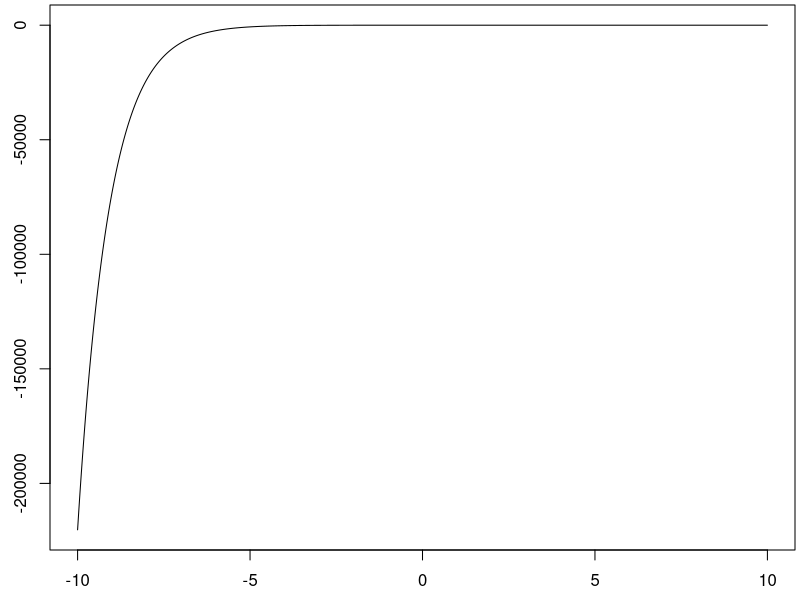
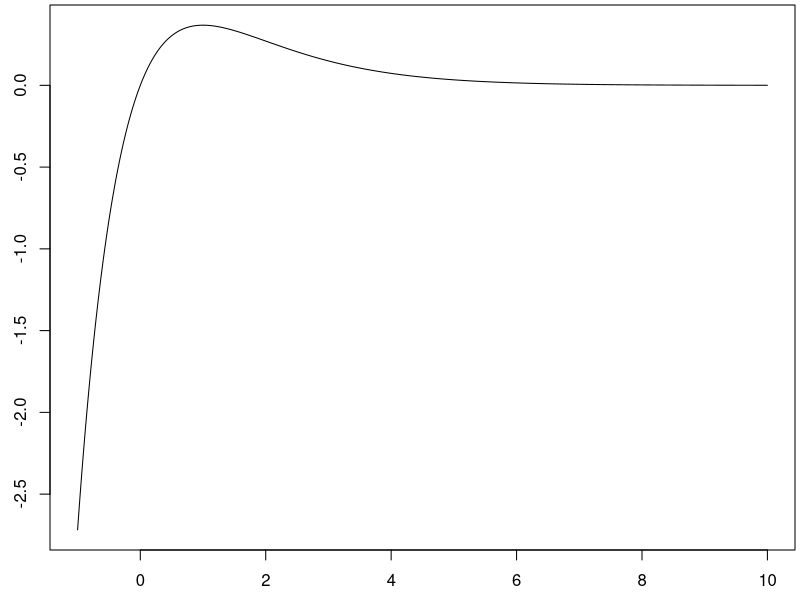
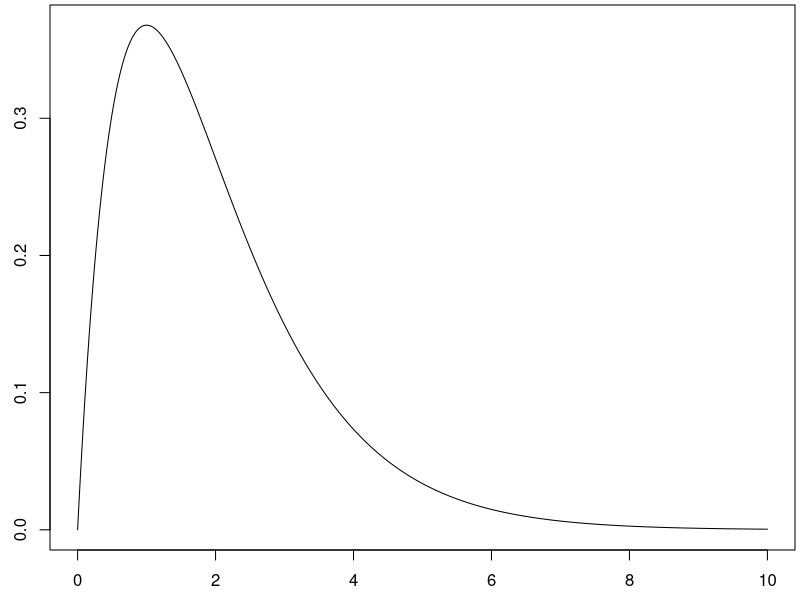
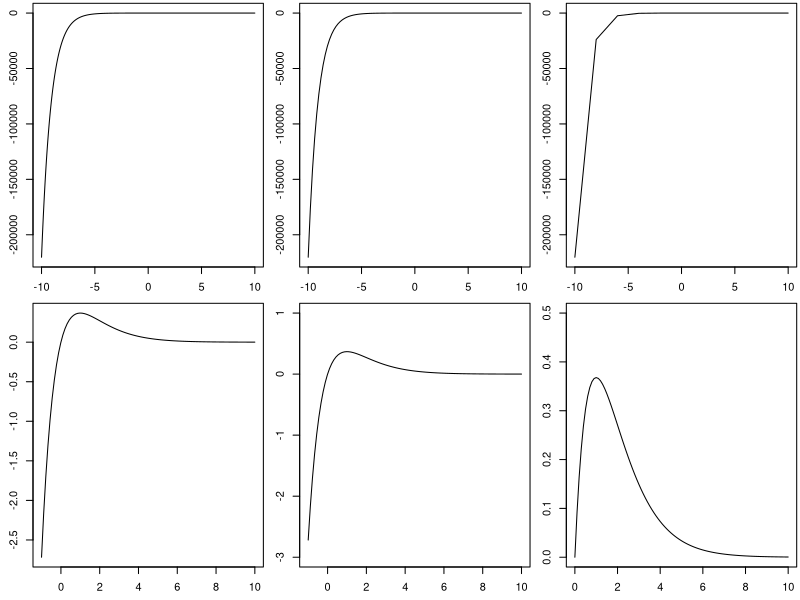
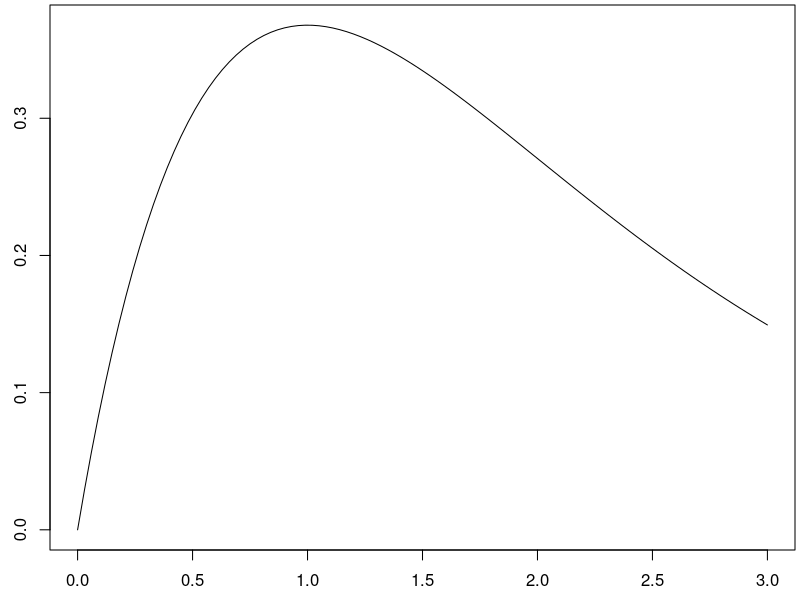
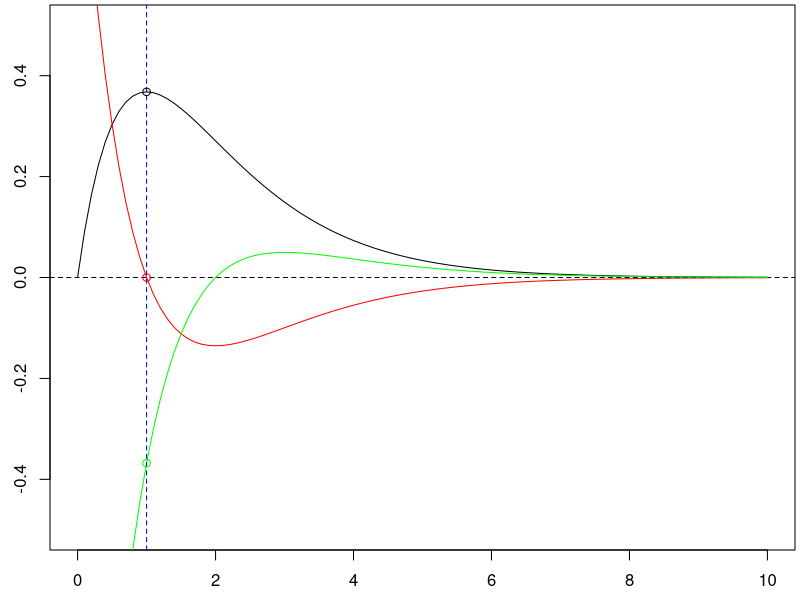
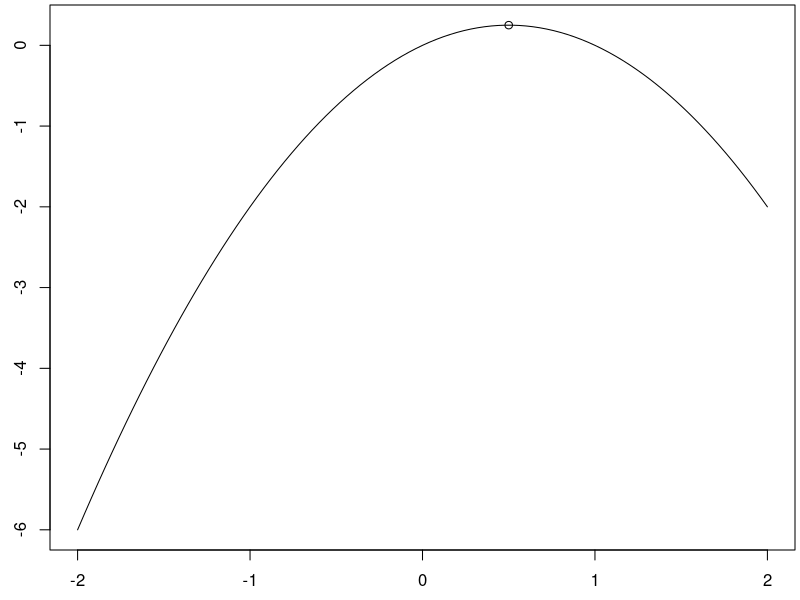
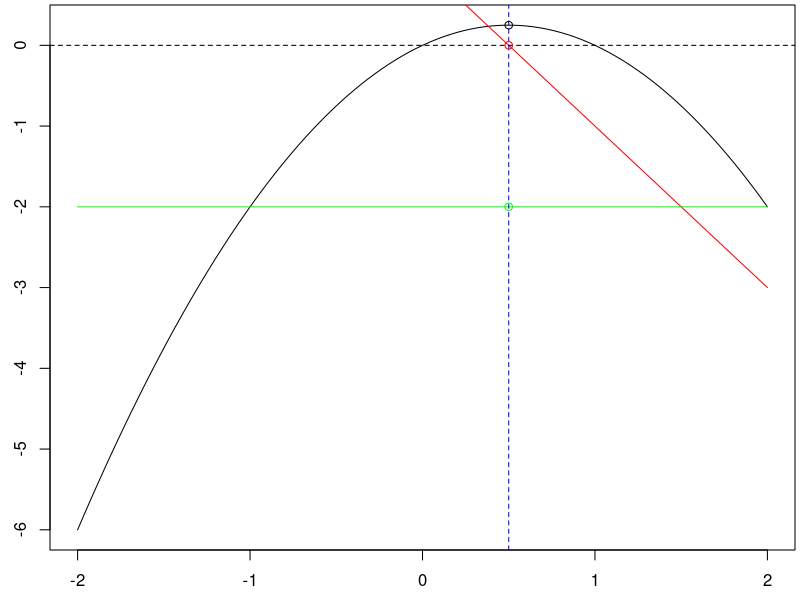

Reproduce these figures in R, in order. (Note: this script raises an error after producing the figures.)
f <- function(x){x*exp(-x)}
Df <- function(x){1*exp(-x) - x*(exp(-x))}
D2f <- function(x){-2*exp(-x) + x*exp(-x)}

uniroot(Df,c(-10,10))$root
cv <- uniroot(Df,c(-10,10))$root
Df(cv)
Df(1)
signif(cv,5)
round(cv,6)
round(cv,5)

D2f(1)
D2f(cv)
#OR
-2*exp(-1) + 1*exp(-1)


x <- seq(-10,10,0.001)
par(mar=c(2.5,2.5,0.25,0.25))
plot(x,f(x),type = "l")

x <- seq(-1,10,0.001)
par(mar=c(2.5,2.5,0.25,0.25))
plot(x,f(x),type = "l")

x <- seq(0,10,0.001)
par(mar=c(2.5,2.5,0.25,0.25))
plot(x,f(x),type = "l")



my_plot <- function(f,left_bound,right_bound,gap = (right_bound-left_bound)/100, mar = c(2.5,2.5,0.25,0.25), type = "l",... ){
  x <- seq(left_bound,right_bound,gap)
  par(mar=mar)
  plot(x,f(x),type = type,...)
}
my_lines <- function(f,left_bound,right_bound,gap = (right_bound-left_bound)/100, type = "l",... ){
  x <- seq(left_bound,right_bound,gap)
  lines(x,f(x),type = type,...)
}




par(mfrow=c(2,3))
my_plot(f,-10,10,0.001) #We specify plotting another point every 0.0001. 
my_plot(f,-10,10) #The default in our custom function uses 101 points. 
my_plot(f,-10,10,2) #We specify plotting another point every 2. 
my_plot(f,-1,10)
my_plot(f,-1,10,ylim=c(-3,1))
my_plot(f,0,10,ylim=c(0,0.5))


par(mfrow=c(1,1))
my_plot(f,0,3)


a<-0
b<-10
par(mfrow=c(1,1))
my_plot(f,a,b,ylim=c(-0.5,0.5))
my_lines(Df,a,b,col = "red")
abline(h=0, lty = 2)
my_lines(D2f,a,b, col = "green")
abline(v=cv,col="blue",lty = 2)
points(cv,f(cv)) #Add a black dot at the maximum
points(cv,Df(cv),col="red") #Add a red dot at the critical value with height zero (f' = 0)
points(cv,D2f(cv),col="green") #Add a green dot to show the value of the second dervaitive at the critical value. 













g <- function(x){x*(1-x)}
Dg <- function(x){1-2*x}
D2g <- function(x){0*x-2}

uniroot(Dg,c(-10,10))$root
cv <- uniroot(Dg,c(-10,10))$root
cv
Dg(cv) #The derivative is zero at this critical value. 

D2g(1/2)
D2g(cv)

my_plot(g,-2,2)
points(cv,g(cv))
cv #x value
g(cv) #Actual maximum height of this function. 


a <- -2
b <- 2
my_plot(g,a,b)
my_lines(Dg,a,b,col = "red")
abline(h=0, lty = 2)
my_lines(D2g,a,b, col = "green")
abline(v=cv,col="blue",lty = 2)
points(cv,g(cv))
points(cv,Dg(cv),col="red")
points(cv,D2g(cv),col="green")



h <- function(x){x^3-x}
Dh <- function(x){3*x^2-1}
D2h <- function(x){6*x}

my_plot(h,-2,2)

my_plot(Dh,-2,2)
abline(h=0)


my_plot(h,-2,2)
my_lines(Dh,-2,2,col="red")
abline(h=0, lty=2)

-sqrt(1/3)
sqrt(1/3)

cv <- uniroot(Dh,c(-10,10))$root
cv.1 <- uniroot(Dh,c(-10,0))$root
cv.2 <- uniroot(Dh,c(0,10))$root

cv.1
-sqrt(1/3)
signif(cv.1,5)
signif(-sqrt(1/3),5)
Dh(signif(-sqrt(1/3),5))
Dh(cv.1)
Dh(-sqrt(1/3))
cv.2
sqrt(1/3)

D2h(-sqrt(1/3))
D2h(cv.1)

D2h(sqrt(1/3))
D2h(cv.2)


a <- -2
b <- 2
my_plot(h,a,b)
my_lines(Dh,a,b,col = "red")
abline(h=0, lty = 2)
my_lines(D2h,a,b, col = "green")
abline(v=cv.1,col="blue",lty = 2)
points(cv.1,h(cv.1))
points(cv.1,Dh(cv.1),col="red")
points(cv.1,D2h(cv.1),col="green")
abline(v=cv.2,col="blue",lty = 2)
points(cv.2,h(cv.2))
points(cv.2,Dh(cv.2),col="red")
points(cv.2,D2h(cv.2),col="green")



my_plot(h,-1,2)

h(-1)
h(-sqrt(1/3))
h(cv.1)
h(sqrt(1/3))
h(cv.2)
h(2)


cvs <- c(-1,-sqrt(1/3),cv.1, sqrt(1/3),cv.2,2)
cvs
h(cvs)
max(h(cvs))
min(h(cvs))

data.frame(x = cvs, y = h(cvs))

